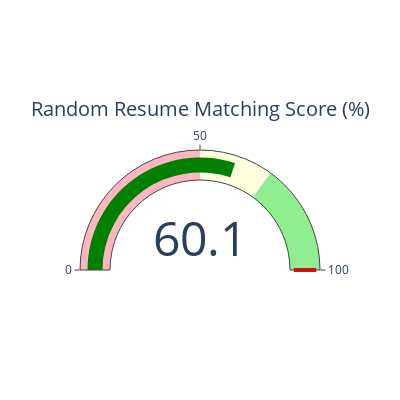
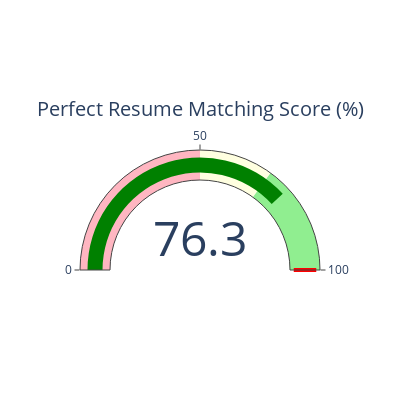

The cell these charts' notebook holds for them, in order:
### Code cell
# Visualization
fig1 = go.Figure(go.Indicator(
    mode="gauge+number",
    value=random_resume_similarity * 100,
    title={'text': "Random Resume Matching Score (%)"},
    gauge={
        'axis': {'range': [0, 100]},
        'steps': [
            {'range': [0, 50], 'color': "#FFB6C1"},
            {'range': [50, 70], 'color': "#FFFFE0"},
            {'range': [70, 100], 'color': "#90EE90"}
        ],
        'threshold': {'line': {'color': "red", 'width': 4}, 'thickness': 0.75, 'value': 100}
    }
))

fig1.update_layout(width=400, height=400)  # Adjust the width and height as desired
fig1.show()

fig2 = go.Figure(go.Indicator(
    mode="gauge+number",
    value=perfect_resume_similarity * 100,
    title={'text': "Perfect Resume Matching Score (%)"},
    gauge={
        'axis': {'range': [0, 100]},
        'steps': [
            {'range': [0, 50], 'color': "#FFB6C1"},
            {'range': [50, 70], 'color': "#FFFFE0"},
            {'range': [70, 100], 'color': "#90EE90"}
        ],
        'threshold': {'line': {'color': "red", 'width': 4}, 'thickness': 0.75, 'value': 100}
    }
))

fig2.update_layout(width=400, height=400)  # Adjust the width and height as desired
fig2.show()

# Print results
print("\nRandom Resume Matching Score:", random_resume_similarity * 100, "%")
print("Perfect Resume Matching Score:", perfect_resume_similarity * 100, "%")

if random_resume_similarity < 0.5:
    print(colored("Low chance, need to modify your CV!", "red", attrs=["bold"]))
elif random_resume_similarity >= 0.5 and random_resume_similarity < 0.7:
    print(colored("Good chance but you can improve further!", "yellow", attrs=["bold"]))
else:
    print(colored("Excellent! You can submit your CV.", "green", attrs=["bold"]))

### Figure 1 — Plotly figure (JSON) as saved in the notebook; plotly's stock layout.template omitted (floating-point values rounded to 4 significant figures)
{"data": [{"gauge": {"axis": {"range": [0, 100]}, "steps": [{"color": "#FFB6C1", "range": [0, 50]}, {"color": "#FFFFE0", "range": [50, 70]}, {"color": "#90EE90", "range": [70, 100]}], "threshold": {"line": {"color": "red", "width": 4}, "thickness": 0.75, "value": 100}}, "mode": "gauge+number", "title": {"text": "Random Resume Matching Score (%)"}, "type": "indicator", "value": 60.08}], "layout": {"height": 400, "width": 400}}

### Figure 2 — Plotly figure (JSON) as saved in the notebook; plotly's stock layout.template omitted (floating-point values rounded to 4 significant figures)
{"data": [{"gauge": {"axis": {"range": [0, 100]}, "steps": [{"color": "#FFB6C1", "range": [0, 50]}, {"color": "#FFFFE0", "range": [50, 70]}, {"color": "#90EE90", "range": [70, 100]}], "threshold": {"line": {"color": "red", "width": 4}, "thickness": 0.75, "value": 100}}, "mode": "gauge+number", "title": {"text": "Perfect Resume Matching Score (%)"}, "type": "indicator", "value": 76.3}], "layout": {"height": 400, "width": 400}}
